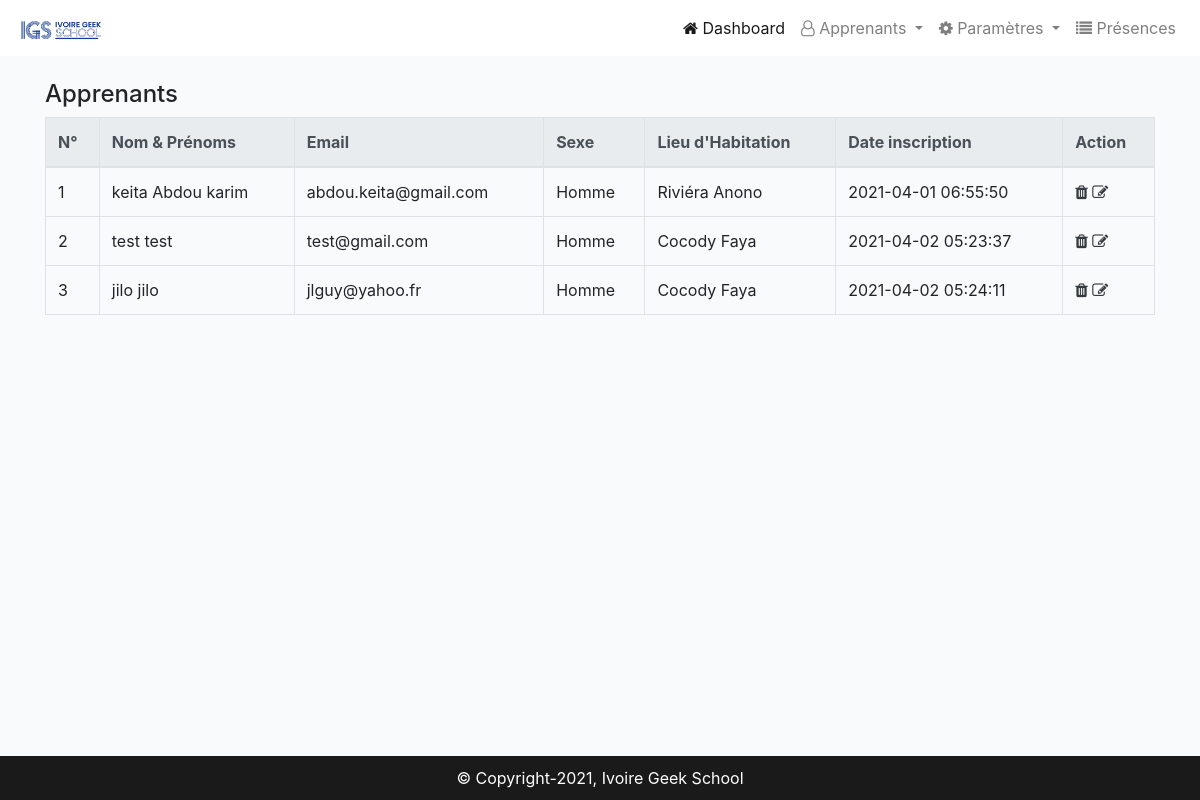
Screenshot of /admin/liste-apprenants.php (signed in) with the database file from the repository.
### tables this page shows
CREATE TABLE `apprenants` (
  `id` int(11) NOT NULL,
  `nom` varchar(255) NOT NULL,
  `prenoms` varchar(255) NOT NULL,
  `email` varchar(255) NOT NULL,
  `telephone` varchar(50) NOT NULL,
  `sexe` varchar(8) NOT NULL,
  `lieu_habitation` varchar(255) NOT NULL,
  `date_inscription` datetime NOT NULL
);

### admin/liste-apprenants.php (the view, shortened to what this page needs)
<!DOCTYPE html>
<html lang="fr">
<head>
    <link rel="stylesheet" href="../<?php echo ASSETS_PATH."css/bootstrap.min.css";?>">
    <link rel="stylesheet" href="https://cdnjs.cloudflare.com/ajax/libs/font-awesome/4.7.0/css/font-awesome.min.css">
    <link rel="stylesheet" href="../<?php echo ASSETS_PATH."css/style.css";?>">
</head>
<body>
    <?php
        include_once NAVBAR_ADMIN_PATH."navbar.php";
    ?>
    <?php
        if(isset($_SESSION['id'])){
            ?>
                <div class="container mt-4 mb-5">
                    <div class="row">
                        <div class="col-lg-12">
                            <h4>Apprenants</h4>
                        </div>
                        <div class="col-lg-12">
                            <table class="table table-bordered">
                                <thead>
                                    <tr class="thead-light">
                                        <th>N°</th>
                                        <th>Nom & Prénoms</th>
                                        <th>Email</th>
                                        <th>Sexe</th>
                                        <th>Lieu d'Habitation</th>
                                        <th>Date inscription</th>
                                        <th>Action</th>
                                    </tr>
                                </thead>
                                <tbody>
                                <?php
                                    include_once "../Config/connexion.php";
                                    $sql = "SELECT * FROM apprenants";
                                    $query = $bd->prepare($sql);
                                    $query->execute();
                                    $data = $query->fetchAll();
                                    foreach ($data as $key => $value) {
                                        ?>
                                            <tr>
                                                <td><?= $key+1; ?></td>
                                                <td><?php echo $value['nom'].' '.$value['prenoms'];?></td>
                                                <td><?php echo $value['email'];?></td>
                                                <td><?php echo $value['sexe'];?></td>
                                                <td><?php echo $value['lieu_habitation'];?></td>
                                                <td><?php echo $value['date_inscription'];?></td>
                                                <td>
                                                    <a href="delete.php?id=<?php echo $value['id'];?>" onclick="return confirm('Êtes-vous sure de vouloir supprimer cet apprenant ?');"><i class="fa fa-trash text-dark"></i></a>
                                                    <a href="update.php?id=<?php echo $value['id'];?>" onclick="return confirm('Voulez-vous modifier une information de l\'apprenant ?');"><i class="fa fa-edit text-dark"></i></a>
                                                </td>
                                            </tr>
                                        <?php
                                        }
                                    ?>
                                </tbody>
                            </table>
                        </div>
                    </div>
                </div>
            <?php
        }
    ?>
    <?php include NAVBAR_ADMIN_PATH."footer.php"; ?>
</body>
</html>

### public/assets/css/style.css (style rules this page uses)
body { background-color: #F9FAFC; }
a { color:#fff; }

### rows the page displays
apprenants: nom "keita", prenoms "Abdou karim", email "abdou.keita@gmail.com", sexe "Homme", lieu_habitation "Riviéra Anono", date_inscription "2021-04-01 06:55:50"
apprenants: nom "test", prenoms "test", email "test@gmail.com", sexe "Homme", lieu_habitation "Cocody Faya", date_inscription "2021-04-02 05:23:37"
apprenants: nom "jilo", prenoms "jilo", email "jlguy@yahoo.fr", sexe "Homme", lieu_habitation "Cocody Faya", date_inscription "2021-04-02 05:24:11"
